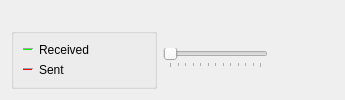
     <widget class="QWidget" name="tab_nettraffic">
      <attribute name="title">
       <string>&amp;Network Traffic</string>
      </attribute>
      <layout class="QVBoxLayout" name="verticalLayout_4">
       <item>
        <widget class="TrafficGraphWidget" name="trafficGraph" native="true">
         <property name="sizePolicy">
          <sizepolicy hsizetype="Expanding" vsizetype="Expanding">
           <horstretch>0</horstretch>
           <verstretch>0</verstretch>
          </sizepolicy>
         </property>
        </widget>
       </item>
       <item>
        <layout class="QHBoxLayout" name="bottomFrame">
         <item>
          <widget class="QGroupBox" name="groupBox">
           <property name="title">
            <string/>
           </property>
           <property name="flat">
            <bool>true</bool>
           </property>
           <layout class="QVBoxLayout" name="verticalLayout_9">
            <item>
             <layout class="QHBoxLayout" name="RecievedBox">
              <item>
               <widget class="Line" name="RecievedLine">
                <property name="sizePolicy">
                 <sizepolicy hsizetype="Fixed" vsizetype="Fixed">
                  <horstretch>0</horstretch>
                  <verstretch>0</verstretch>
                 </sizepolicy>
                </property>
                <property name="minimumSize">
                 <size>
                  <width>10</width>
                  <height>0</height>
                 </size>
                </property>
                <property name="palette">
                 <palette>
                  <active>
                   <colorrole role="Light">
                    <brush brushstyle="SolidPattern">
                     <color alpha="255">
                      <red>0</red>
                      <green>255</green>
                      <blue>0</blue>
                     </color>
                    </brush>
                   </colorrole>
                  </active>
                  <inactive>
                   <colorrole role="Light">
                    <brush brushstyle="SolidPattern">
                     <color alpha="255">
                      <red>0</red>
                      <green>255</green>
                      <blue>0</blue>
                     </color>
                    </brush>
                   </colorrole>
                  </inactive>
                  <disabled>
                   <colorrole role="Light">
                    <brush brushstyle="SolidPattern">
                     <color alpha="255">
                      <red>0</red>
                      <green>255</green>
                      <blue>0</blue>
                     </color>
                    </brush>
                   </colorrole>
                  </disabled>
                 </palette>
                </property>
                <property name="orientation">
                 <enum>Qt::Horizontal</enum>
                </property>
               </widget>
              </item>
              <item>
               <widget class="QLabel" name="Recieved">
                <property name="text">
                 <string>Received</string>
                </property>
               </widget>
              </item>
              <item>
               <widget class="QLabel" name="lblBytesIn">
                <property name="minimumSize">
                 <size>
                  <width>50</width>
                  <height>0</height>
                 </size>
                </property>
                <property name="alignment">
                 <set>Qt::AlignRight|Qt::AlignTrailing|Qt::AlignVCenter</set>
                </property>
               </widget>
              </item>
             </layout>
            </item>
            <item>
             <layout class="QHBoxLayout" name="SentBox">
              <item>
               <widget class="Line" name="SentLine">
                <property name="sizePolicy">
                 <sizepolicy hsizetype="Fixed" vsizetype="Fixed">
                  <horstretch>0</horstretch>
                  <verstretch>0</verstretch>
                 </sizepolicy>
                </property>
                <property name="minimumSize">
                 <size>
                  <width>10</width>
                  <height>0</height>
                 </size>
                </property>
                <property name="palette">
                 <palette>
                  <active>
                   <colorrole role="Light">
                    <brush brushstyle="SolidPattern">
                     <color alpha="255">
                      <red>255</red>
                      <green>0</green>
                      <blue>0</blue>
                     </color>
                    </brush>
                   </colorrole>
                  </active>
                  <inactive>
                   <colorrole role="Light">
                    <brush brushstyle="SolidPattern">
                     <color alpha="255">
                      <red>255</red>
                      <green>0</green>
                      <blue>0</blue>
                     </color>
                    </brush>
                   </colorrole>
                  </inactive>
                  <disabled>
                   <colorrole role="Light">
                    <brush brushstyle="SolidPattern">
                     <color alpha="255">
                      <red>255</red>
                      <green>0</green>
                      <blue>0</blue>
                     </color>
                    </brush>
                   </colorrole>
                  </disabled>
                 </palette>
                </property>
                <property name="orientation">
                 <enum>Qt::Horizontal</enum>
                </property>
               </widget>
              </item>
              <item>
               <widget class="QLabel" name="Sent">
                <property name="text">
                 <string>Sent</string>
                </property>
               </widget>
              </item>
              <item>
               <widget class="QLabel" name="lblBytesOut">
                <property name="minimumSize">
                 <size>
                  <width>50</width>
                  <height>0</height>
                 </size>
                </property>
                <property name="alignment">
                 <set>Qt::AlignRight|Qt::AlignTrailing|Qt::AlignVCenter</set>
                </property>
               </widget>
              </item>
             </layout>
            </item>
           </layout>
          </widget>
         </item>
         <item>
          <widget class="QSlider" name="sldGraphRange">
           <property name="minimumSize">
            <size>
             <width>105</width>
             <height>0</height>
            </size>
           </property>
           <property name="minimum">
            <number>0</number>
           </property>
           <property name="maximum">
            <number>2400</number>
           </property>
           <property name="singleStep">
            <number>200</number>
           </property>
           <property name="pageStep">
            <number>400</number>
           </property>
           <property name="value">
            <number>0</number>
           </property>
           <property name="orientation">
            <enum>Qt::Horizontal</enum>
           </property>
		   <property name="tickPosition">
            <enum>QSlider::TicksBelow</enum>
           </property>
           <property name="tickInterval">
            <number>200</number>
           </property>
          </widget>
         </item>
         <item>
          <widget class="QLabel" name="lblGraphRange">
           <property name="minimumSize">
            <size>
             <width>60</width>
             <height>0</height>
            </size>
           </property>
           <property name="alignment">
            <set>Qt::AlignCenter</set>
           </property>
          </widget>
         </item>
        </layout>
       </item>
      </layout>
     </widget>
